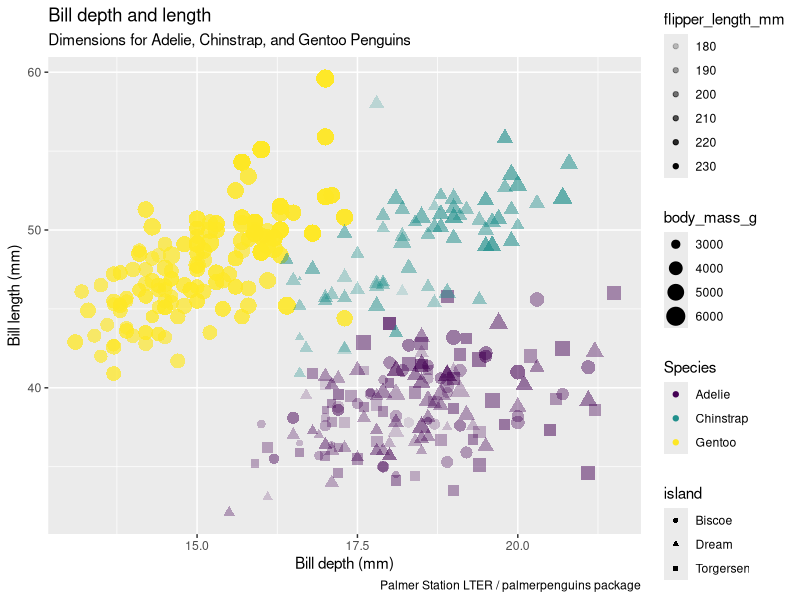
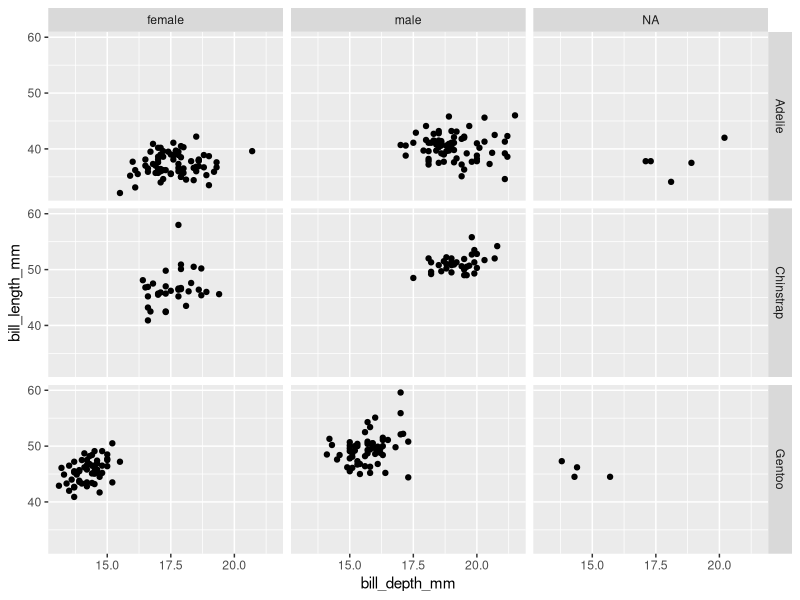
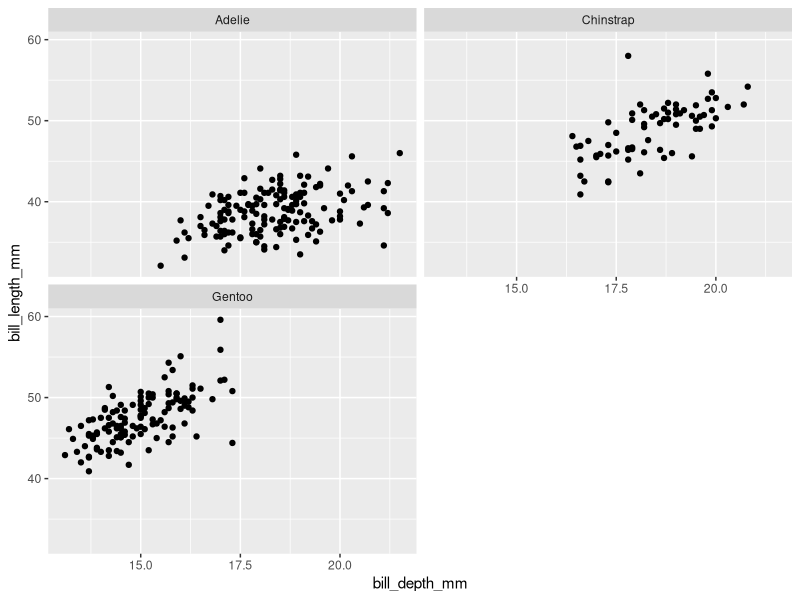

The R script that drew these images, in order:
### Samantha Rickle
### 09/09/2025
### Week 3 practice

################################################################################

### Load libraries
library(palmerpenguins)
library(tidyverse)
glimpse(penguins)

### Data
# Start with penguin dataframe, mapp bill depth to the x-axis
ggplot(data=penguins,
       mapping = aes (x = bill_depth_mm,
                      y = bill_length_mm,
                      color = species,
                      shape = island, ## changing shape of points
                      size = body_mass_g, ## changing size of points according to data
                      alpha = flipper_length_mm)) + ## changing transparency
  
  geom_point() +
  labs(title = "Bill depth and length",
       subtitle = "Dimensions for Adelie, Chinstrap, and Gentoo Penguins",
       x = "Bill depth (mm)", y= "Bill length (mm)",
       color = "Species",
       caption = "Palmer Station LTER / palmerpenguins package") +
  scale_color_viridis_d()

ggplot(penguins,
       aes(x = bill_depth_mm,
           y = bill_length_mm)) +
  geom_point()+
  facet_grid(species~sex) + ## to make a faceted plot
  guides(color = FALSE) ## takes away color or legend?

ggplot(penguins, aes(x = bill_depth_mm, y = bill_length_mm)) + 
  geom_point() +
  facet_wrap(~ species, ncol = 2) + ## to make it 2 rows
  guides(color = FALSE)






  



